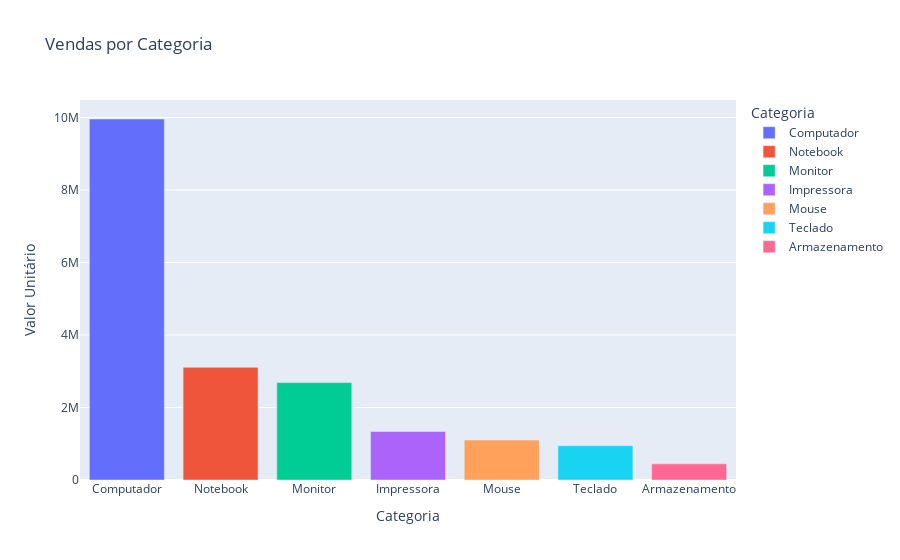

The code cell stored with this chart in its notebook:
### Code cell
# Plotly Express 1
fig = px.bar(categoria_valor_unitario_total, x="Categoria", y="Valor Unitário", title='Vendas por Categoria', color='Categoria')
fig.show()

### Figure 1 — Plotly figure (JSON) as saved in the notebook; plotly's stock layout.template omitted (floating-point values rounded to 4 significant figures)
{"data": [{"alignmentgroup": "True", "hovertemplate": "Categoria=%{x}<br>Valor Unitário=%{y}<extra></extra>", "legendgroup": "Computador", "marker": {"color": "#636efa", "pattern": {"shape": ""}}, "name": "Computador", "offsetgroup": "Computador", "orientation": "v", "showlegend": true, "textposition": "auto", "type": "bar", "x": ["Computador"], "xaxis": "x", "y": [9959000.0], "yaxis": "y"}, {"alignmentgroup": "True", "hovertemplate": "Categoria=%{x}<br>Valor Unitário=%{y}<extra></extra>", "legendgroup": "Notebook", "marker": {"color": "#EF553B", "pattern": {"shape": ""}}, "name": "Notebook", "offsetgroup": "Notebook", "orientation": "v", "showlegend": true, "textposition": "auto", "type": "bar", "x": ["Notebook"], "xaxis": "x", "y": [3108000.0], "yaxis": "y"}, {"alignmentgroup": "True", "hovertemplate": "Categoria=%{x}<br>Valor Unitário=%{y}<extra></extra>", "legendgroup": "Monitor", "marker": {"color": "#00cc96", "pattern": {"shape": ""}}, "name": "Monitor", "offsetgroup": "Monitor", "orientation": "v", "showlegend": true, "textposition": "auto", "type": "bar", "x": ["Monitor"], "xaxis": "x", "y": [2686000.0], "yaxis": "y"}, {"alignmentgroup": "True", "hovertemplate": "Categoria=%{x}<br>Valor Unitário=%{y}<extra></extra>", "legendgroup": "Impressora", "marker": {"color": "#ab63fa", "pattern": {"shape": ""}}, "name": "Impressora", "offsetgroup": "Impressora", "orientation": "v", "showlegend": true, "textposition": "auto", "type": "bar", "x": ["Impressora"], "xaxis": "x", "y": [1337000.0], "yaxis": "y"}, {"alignmentgroup": "True", "hovertemplate": "Categoria=%{x}<br>Valor Unitário=%{y}<extra></extra>", "legendgroup": "Mouse", "marker": {"color": "#FFA15A", "pattern": {"shape": ""}}, "name": "Mouse", "offsetgroup": "Mouse", "orientation": "v", "showlegend": true, "textposition": "auto", "type": "bar", "x": ["Mouse"], "xaxis": "x", "y": [1102000.0], "yaxis": "y"}, {"alignmentgroup": "True", "hovertemplate": "Categoria=%{x}<br>Valor Unitário=%{y}<extra></extra>", "legendgroup": "Teclado", "marker": {"color": "#19d3f3", "pattern": {"shape": ""}}, "name": "Teclado", "offsetgroup": "Teclado", "orientation": "v", "showlegend": true, "textposition": "auto", "type": "bar", "x": ["Teclado"], "xaxis": "x", "y": [946800.0], "yaxis": "y"}, {"alignmentgroup": "True", "hovertemplate": "Categoria=%{x}<br>Valor Unitário=%{y}<extra></extra>", "legendgroup": "Armazenamento", "marker": {"color": "#FF6692", "pattern": {"shape": ""}}, "name": "Armazenamento", "offsetgroup": "Armazenamento", "orientation": "v", "showlegend": true, "textposition": "auto", "type": "bar", "x": ["Armazenamento"], "xaxis": "x", "y": [444900.0], "yaxis": "y"}], "layout": {"barmode": "relative", "legend": {"title": {"text": "Categoria"}, "tracegroupgap": 0}, "title": {"text": "Vendas por Categoria"}, "xaxis": {"anchor": "y", "categoryarray": ["Computador", "Notebook", "Monitor", "Impressora", "Mouse", "Teclado", "Armazenamento"], "categoryorder": "array", "domain": [0, 1], "title": {"text": "Categoria"}}, "yaxis": {"anchor": "x", "domain": [0, 1], "title": {"text": "Valor Unitário"}}}}
